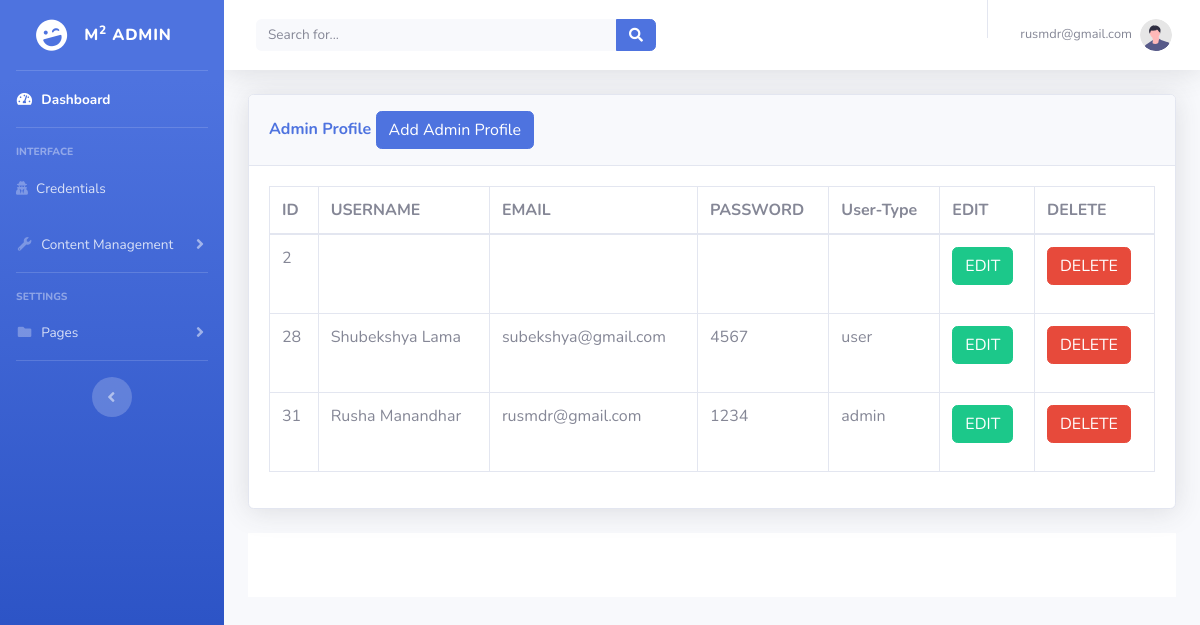
Before: /admin/register.php (signed in) with the older database file.
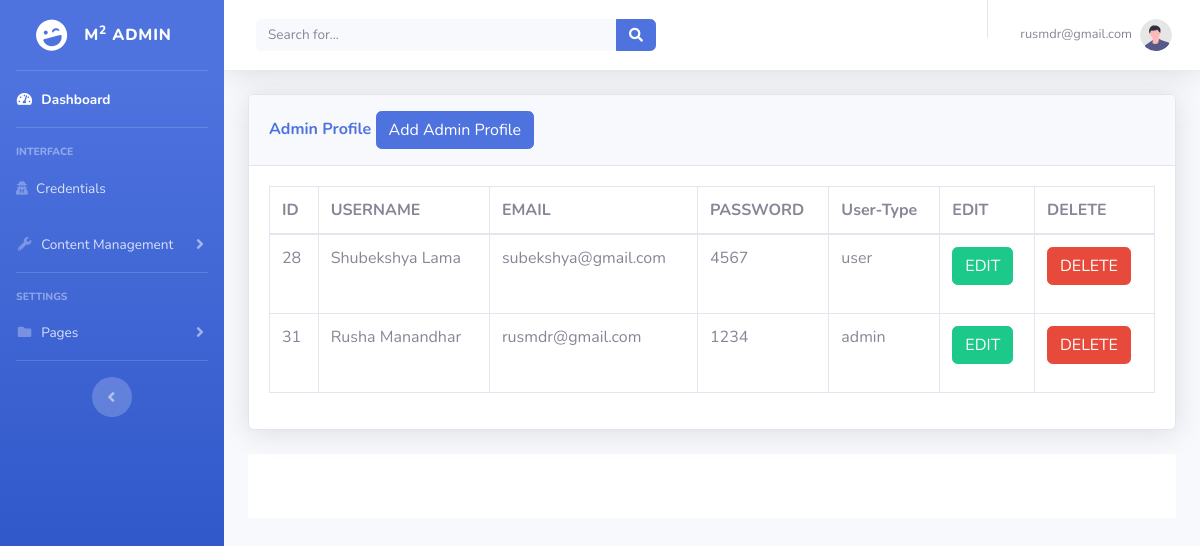
After: the same page with the newer database file.
### tables this page shows
CREATE TABLE `register` (
  `id` int(11) NOT NULL,
  `username` varchar(50) DEFAULT NULL,
  `email` varchar(150) DEFAULT NULL,
  `password` varchar(50) DEFAULT NULL,
  `usertype` varchar(20) NOT NULL
);

### admin/register.php (the view, shortened to what this page needs)
<?php
include('security.php');
include('includes/header.php');
include('includes/navbar.php');
?>
<div class="container-fluid">
    <div class="card shadow mb-4">
        <div class="card-header py-3">
        <h6 class="m-0 font-weight-bold text-primary">Admin Profile
            <button type="button" class="btn btn-primary" data-toggle="modal" data-target="#addadminprofile">
                Add Admin Profile
            </button>
        </h6>
</div>
<div class="card-body">
    <div class="table-responsive">
    <?php
        $query="SELECT* FROM register";
        $result=mysqli_query($connection, $query);
    ?>
        <table class="table table-bordered" id="dataTable" with="100%" cellspacing="0">
            <thead>
                <tr>
                    <th>ID</th>
                    <th>USERNAME</th>
                    <th>EMAIL</th>
                    <th>PASSWORD</th>
                    <th>User-Type</th>
                    <th>EDIT</th>
                    <th>DELETE</th>
                </tr>
            </thead>
            <tbody>
                <?php
                    if(mysqli_num_rows($result)>0)
                    {
                        while($row=mysqli_fetch_assoc($result))
                        {
                            ?>
                            <tr>
                                <td><?php echo $row['id']; ?></td>
                                <td><?php echo $row['username']; ?></td>
                                <td><?php echo $row['email']; ?></td>
                                <td><?php echo $row['password']; ?></td>
                                <td><?php echo $row['usertype']; ?></td>
                                <td>
                                    <form action="register_edit.php" method="POST">
                                        <button type="submit" name="edit_btn" class="btn btn-success">EDIT</button>
                                    </form>
                                </td>
                                <td>
                                    <form action="code.php" method="POST">
                                        <button type="submit" name="delete_btn" class="btn btn-danger">DELETE</button>
                                    </form>
                                </td>
                            </tr>
                            <?php
                        }
                    }
                    else
                    {
                        echo "No Records Found!";
                    }
                ?>
            </tbody>
        </table>
    </div>
</div>
</div>
<?php
include('includes/footer.php');
?>

Changed rows visible on the page:
removed register: id "2"
